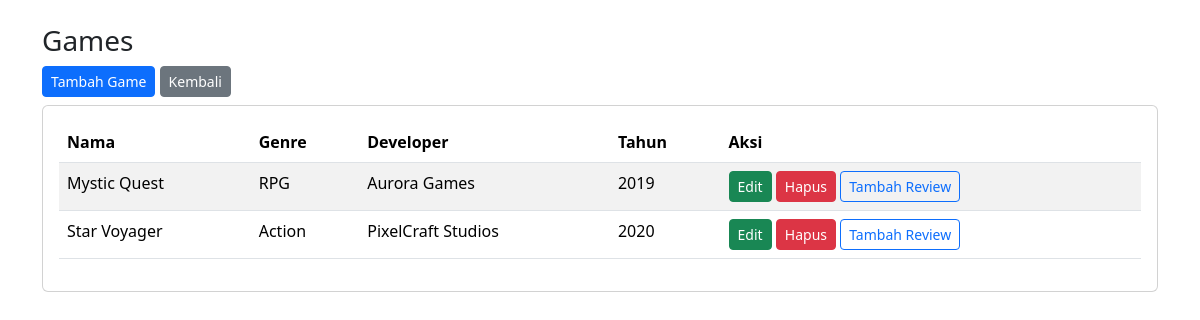
The page /view/game/index.php on the database its author committed.
### tables this page shows
CREATE TABLE IF NOT EXISTS game (
  id_game INT AUTO_INCREMENT PRIMARY KEY,
  nama_game VARCHAR(150) NOT NULL,
  tahun_rilis INT,
  id_genre INT,
  id_developer INT,
  FOREIGN KEY (id_genre) REFERENCES genre(id_genre) ON DELETE SET NULL,
  FOREIGN KEY (id_developer) REFERENCES developer(id_developer) ON DELETE SET NULL
);

CREATE TABLE IF NOT EXISTS genre (
  id_genre INT AUTO_INCREMENT PRIMARY KEY,
  nama_genre VARCHAR(100) NOT NULL
);

CREATE TABLE IF NOT EXISTS developer (
  id_developer INT AUTO_INCREMENT PRIMARY KEY,
  nama_developer VARCHAR(100) NOT NULL,
  negara VARCHAR(100)
);

### config/Database.php (called while the page is built)
<?php
class Database {
    private static $host = '127.0.0.1';
    private static $db   = 'db_game_review';
    private static $user = 'root';
    private static $pass = '';
    private static $charset = 'utf8mb4';
    private static $pdo = null;
    public static function connect(){
        if(self::$pdo === null){
            $dsn = "mysql:host=" . self::$host . ";dbname=" . self::$db . ";charset=" . self::$charset;
            $opt = [
                PDO::ATTR_ERRMODE => PDO::ERRMODE_EXCEPTION,
                PDO::ATTR_DEFAULT_FETCH_MODE => PDO::FETCH_ASSOC,
            ];
            try{
                self::$pdo = new PDO($dsn, self::$user, self::$pass, $opt);
            }catch(PDOException $e){
                die('Koneksi gagal: ' . $e->getMessage());
            }
        }
        return self::$pdo;
    }
}
?>

### class/Game.php (called while the page is built, shortened)
<?php
require_once __DIR__ . '/../config/Database.php';
class Game {
    private $pdo;
    public function __construct(){
        $this->pdo = Database::connect();
    }
    public function getAllWithJoin(){
        $sql = 'SELECT g.*, gen.nama_genre, d.nama_developer
                FROM game g
                LEFT JOIN genre gen ON g.id_genre = gen.id_genre
                LEFT JOIN developer d ON g.id_developer = d.id_developer
                ORDER BY g.id_game DESC';
        $stmt = $this->pdo->query($sql);
        return $stmt->fetchAll();
    }
}
?>

### view/game/index.php (the view, shortened to what this page needs)
<?php
require_once '../../class/Game.php';
$gameObj = new Game();
$games = $gameObj->getAllWithJoin();
?>
<!doctype html><html><head><meta charset="utf-8"><title>Games</title>
<link href="https://cdn.jsdelivr.net/npm/bootstrap@5.3.2/dist/css/bootstrap.min.css" rel="stylesheet"></head><body class="p-4">
<div class="container">
  <h3>Games</h3>
  <a class="btn btn-sm btn-primary mb-2" href="create.php">Tambah Game</a>
  <a class="btn btn-sm btn-secondary mb-2" href="../../index.php">Kembali</a>
  <div class="card"><div class="card-body">
    <?php if(!$games): ?><p class="text-muted">Belum ada game.</p><?php else: ?>
    <table class="table table-striped"><thead><tr><th>Nama</th><th>Genre</th><th>Developer</th><th>Tahun</th><th>Aksi</th></tr></thead><tbody>
    <?php foreach($games as $g): ?>
      <tr>
        <td><?=htmlspecialchars($g['nama_game'])?></td>
        <td><?=htmlspecialchars($g['nama_genre'] ?? '-')?></td>
        <td><?=htmlspecialchars($g['nama_developer'] ?? '-')?></td>
        <td><?=htmlspecialchars($g['tahun_rilis'])?></td>
        <td>
          <a class="btn btn-sm btn-success" href="edit.php?id=<?=$g['id_game']?>">Edit</a>
          <a class="btn btn-sm btn-danger" href="delete.php?id=<?=$g['id_game']?>" onclick="return confirm('Hapus game?')">Hapus</a>
          <a class="btn btn-sm btn-outline-primary" href="../review/create.php?game=<?=$g['id_game']?>">Tambah Review</a>
        </td>
      </tr>
    <?php endforeach; ?>
    </tbody></table>
    <?php endif; ?>
  </div></div>
</div></body></html>

### rows shown on the page
game: nama_game "Mystic Quest", id_genre.nama_genre "RPG", id_developer.nama_developer "Aurora Games", tahun_rilis "2019"
game: nama_game "Star Voyager", id_genre.nama_genre "Action", id_developer.nama_developer "PixelCraft Studios", tahun_rilis "2020"
